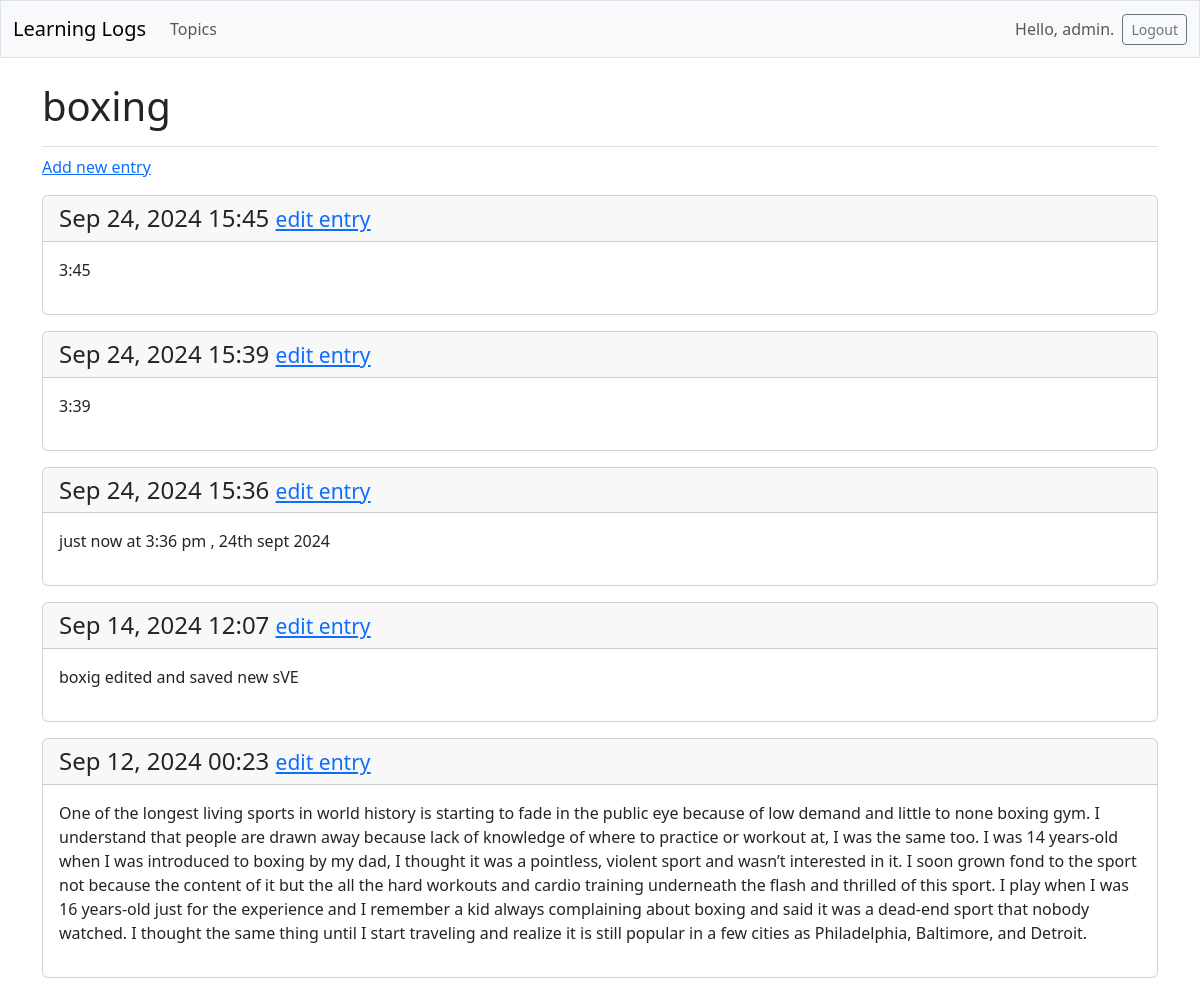
The page /topics/2/ (signed in) on the database its author committed.
### learning_logs/models.py (models this page shows, shortened)
class Topic(models.Model):
    text = models.CharField(max_length=200)
    date_added = models.DateTimeField(auto_now_add=True)
    owner = models.ForeignKey(User, on_delete = models.CASCADE)

class Entry(models.Model):
    topic = models.ForeignKey(Topic, on_delete= models.CASCADE)
    text = models.TextField()
    date_added = models.DateTimeField(auto_now_add=True)
    class Meta:
        verbose_name_plural = 'entries'

### learning_logs/views.py (the view)
# urls.py: path('topics/<int:topic_id>/', views.topic, name = 'topic'),
@login_required
def topic(request, topic_id):
    topic = Topic.objects.get(id = topic_id)
    check_topic_owner(topic, request)
    entries = topic.entry_set.order_by('-date_added')
    context = { 'topic' : topic, 'entries' : entries }
    return render(request, 'learning_logs/topic.html', context)

### learning_logs/views.py (called while the page is built)
def check_topic_owner(topic, request):
    if topic.owner != request.user:
        raise Http404

### learning_logs/templates/learning_logs/topic.html
{% extends 'learning_logs/base.html' %}
{% block page_header %}
    <h1>{{ topic.text }}</h1>
{% endblock page_header %}
{% block content %}
    <p>
        <a href="{% url 'learning_logs:new_entry' topic.id %}">Add new entry</a>
    </p>
    {% for entry in entries %}
        <div class="card mb-3">
            <h4 class="card-header">
                {{entry.date_added|date:'M d, Y H:i'}}
                <small>
                    <a href="{% url 'learning_logs:edit_entry' entry.id %}">
                        edit entry
                    </a>
                </small>
            </h4>
            <div class="card-body">{{ entry.text| linebreaks }}</div>
        </div>
        {% empty %}
            <p>No entries added in this topic yet</p>
        {% endfor %}
{% endblock content %}

### learning_logs/templates/learning_logs/base.html (shortened to what this page needs)
<!doctype html>
<html lang="en">
    <head>
        {% load django_bootstrap5 %}
        {% bootstrap_css %}
    </head>
    <body>
        <nav class="navbar navbar-expand-md navbar-light bg-light mb-4 border">
            <div class="container-fluid">
                <a class="navbar-brand" href="{% url 'learning_logs:index' %}">
                    Learning Logs
                </a>
                <div class="collapse navbar-collapse" id="navbarCollapse">
                    <ul class="navbar-nav me-auto mb-2 mb-md-0">
                        <li class="nav-item">
                            <a class="nav-link" href="{% url 'learning_logs:topics' %}">
                                Topics
                            </a>
                        </li>
                    </ul>
                    <ul class="navbar-nav ms-auto mb-2 mb-md-0">
                        {% if user.is_authenticated %}
                            <li class="nav-item">
                                <span class="navbar-text me-2">
                                    Hello,  {{ user.username }}.
                                </span>
                            </li>
                        {% endif %}
                    </ul>
                    {% if user.is_authenticated %}
                        <form action="{% url 'accounts:logout' %}" method='post'>
                            <button name='submit' class='btn btn-outline-secondary btn-sm'>
                                Logout
                            </button>
                        </form>
                    {% endif %}
                </div>
            </div>
        </nav>
        <main class="container">
            <div class="pb-2 mb-2 border-bottom">
                {% block page_header %}{% endblock page_header %}
            </div>
            <div>
                {% block content %}{% endblock content %}
            </div>
        </main>
    </body>
</html>

### rows shown on the page
Topic: text "boxing"
Entry: date_added "Sep 24, 2024 15:45", text "3:45"
Entry: date_added "Sep 24, 2024 15:39", text "3:39"
Entry: date_added "Sep 24, 2024 15:36", text "just now at 3:36 pm , 24th sept 2024"
Entry: date_added "Sep 14, 2024 12:07", text "boxig edited and saved new sVE"
Entry: date_added "Sep 12, 2024 00:23", text "One of the longest living sports in world history is starting to fade in the public eye because of low demand and little to none boxing gym. I understand that people are drawn away because lack of knowledge of where to practice or workout at, I was the same too. I was 14 years-old when I was introduced to boxing by my dad, I thought it was a pointless, violent sport and wasn’t interested in it. I soon grown fond to the sport not because the content of it but the all the hard workouts and cardio training underneath the flash and thrilled of this sport. I play when I was 16 years-old just for the experience and I remember a kid always complaining about boxing and said it was a dead-end sport…"

### other values the page prints
{{ user.username }} "admin"
